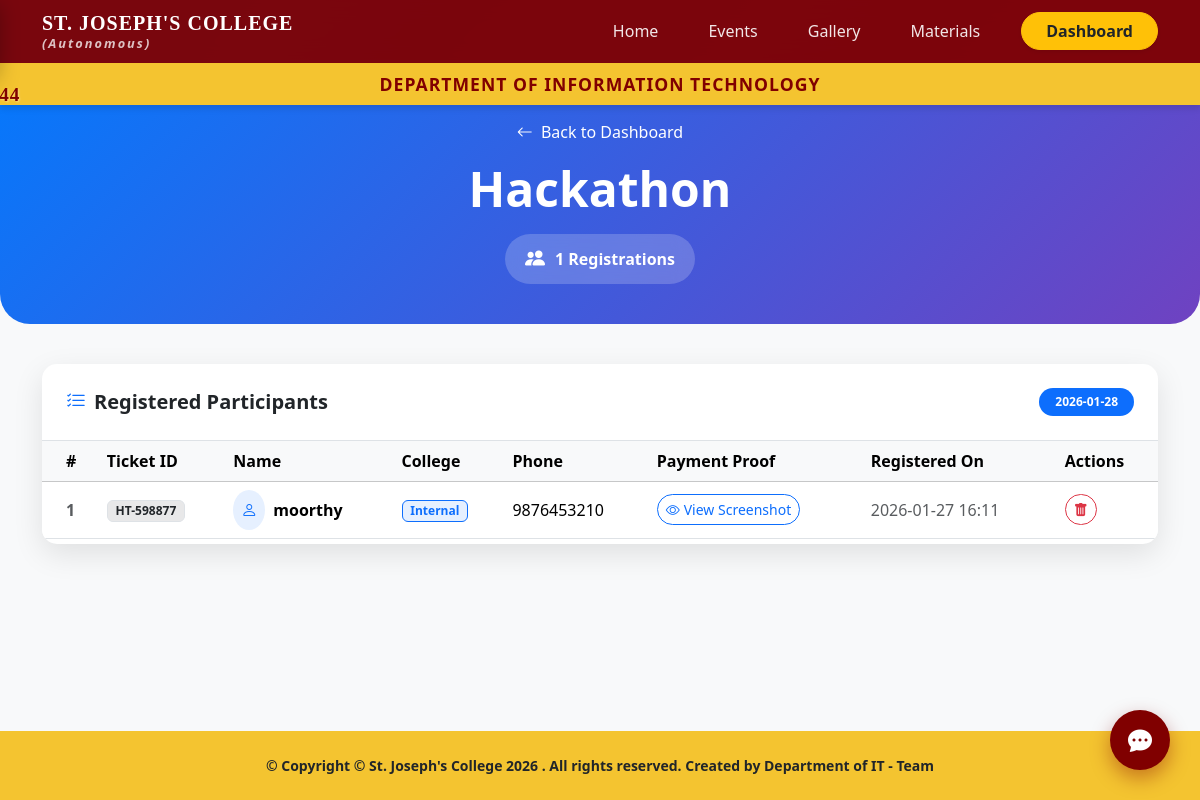
The app's page /event-registrations/1 (signed in) with its own data.
### tables this page shows
CREATE TABLE events (
                id INTEGER PRIMARY KEY AUTOINCREMENT,
                title TEXT NOT NULL,
                description TEXT,
                event_date TEXT NOT NULL,
                event_manager TEXT,
                contact_number TEXT,
                image_file TEXT,
                created_at TIMESTAMP DEFAULT CURRENT_TIMESTAMP
            );

CREATE TABLE hackathon_registrations (
            id INTEGER PRIMARY KEY AUTOINCREMENT,
            full_name TEXT NOT NULL,
            email TEXT NOT NULL,
            phone_number TEXT NOT NULL,
            college_name TEXT NOT NULL,
            payment_proof TEXT NOT NULL,
            registration_date TIMESTAMP DEFAULT CURRENT_TIMESTAMP
        , participation_type TEXT DEFAULT "Solo", ticket_id TEXT);

### app.py (the view)
@app.route('/event-registrations/<int:event_id>')
def view_event_registrations(event_id):
    if not session.get('admin'): return redirect(url_for('login'))
    conn = get_db_connection()
    event = conn.execute('SELECT * FROM events WHERE id = ?', (event_id,)).fetchone()
    registrations = conn.execute(
        'SELECT * FROM hackathon_registrations ORDER BY registration_date DESC'
    ).fetchall()
    conn.close()
    return render_template('event_registrations.html', event=event, registrations=registrations)

### app.py (called while the page is built)
def get_db_connection():
    conn = sqlite3.connect(DB_PATH)
    conn.row_factory = sqlite3.Row
    return conn

### templates/event_registrations.html (shortened to what this page needs)
{% extends "base.html" %}
{% block content %}
<div class="registrations-header text-center">
    <ul class="circles">
    </ul>
    <div class="container position-relative z-2">
        <a href="{{ url_for('dashboard') }}" class="text-white text-decoration-none mb-3 d-inline-block">
            <i class="bi bi-arrow-left me-1"></i> Back to Dashboard
        </a>
        <h1 class="display-5 fw-bold mb-3">{{ event.title }}</h1>
        <div class="stats-badge">
            <i class="bi bi-people-fill fs-5"></i>
            <span class="fw-bold">{{ registrations|length }} Registrations</span>
        </div>
    </div>
</div>
<div class="container pb-5">
    <div class="table-container">
        <div class="p-4 border-bottom d-flex justify-content-between align-items-center">
            <h5 class="mb-0 fw-bold">
                <i class="bi bi-list-check me-2 text-primary"></i>Registered Participants
            </h5>
            <span class="badge bg-primary rounded-pill px-3 py-2">
                {{ event.event_date }}
            </span>
        </div>
        {% if registrations %}
        <div class="table-responsive">
            <table class="table table-hover mb-0 align-middle text-nowrap">
                <thead class="table-light">
                    <tr>
                        <th class="ps-4">#</th>
                        <th>Ticket ID</th>
                        <th>Name</th>
                        <th>College</th>
                        <th>Phone</th>
                        <th>Payment Proof</th>
                        <th>Registered On</th>
                        <th>Actions</th>
                    </tr>
                </thead>
                <tbody>
                    {% for reg in registrations %}
                    <tr>
                        <td class="ps-4 fw-bold text-muted">{{ loop.index }}</td>
                        <td><span class="badge bg-dark bg-opacity-10 text-dark border">{{ reg.ticket_id or 'N/A'
                                }}</span></td>
                        <td>
                            <div class="d-flex align-items-center gap-2">
                                <div class="bg-primary bg-opacity-10 rounded-circle p-2">
                                    <i class="bi bi-person text-primary"></i>
                                </div>
                                <span class="fw-semibold">{{ reg.full_name }}</span>
                            </div>
                        </td>
                        <td>
                            {% if "St. Joseph" in reg.college_name %}
                            <span
                                class="badge bg-primary bg-opacity-10 text-primary border border-primary">Internal</span>
                            {% else %}
                            <span
                                class="badge bg-warning bg-opacity-10 text-warning border border-warning">External</span>
                            <div class="small fw-bold mt-1 text-wrap" style="max-width: 200px;">{{ reg.college_name }}
                            </div>
                            {% endif %}
                        </td>
                        <td>{{ reg.phone_number }}</td>
                        <td>
                            {% if reg.payment_proof %}
                            <div style="position: relative; z-index: 99;">
                                <a href="{{ url_for('serve_payment_proof', filename=reg.payment_proof) }}"
                                    target="_blank" class="btn btn-sm btn-outline-primary rounded-pill">
                                    <i class="bi bi-eye me-1"></i>View Screenshot
                                </a>
                            </div>
                            {% else %}
                            <span class="text-muted">No Proof</span>
                            {% endif %}
                        </td>
                        <td class="text-muted">{{ reg.registration_date[:16] }}</td>
                        <td>
                            <form action="{{ url_for('delete_registration', id=reg.id) }}" method="POST"
                                onsubmit="return confirm('Are you sure you want to delete this registration? This cannot be undone.');"
                                style="display: inline;">
                                <button type="submit" class="btn btn-sm btn-outline-danger rounded-pill"
                                    title="Delete Registration">
                                    <i class="bi bi-trash-fill"></i>
                                </button>
                            </form>
                        </td>
                    </tr>
                    {% endfor %}
                </tbody>
            </table>
        </div>
        {% else %}
        <div class="text-center py-5">
            <i class="bi bi-inbox fs-1 text-muted mb-3 d-block"></i>
            <h5 class="text-muted">No registrations yet</h5>
            <p class="text-muted mb-0">Share the event link to get more registrations!</p>
        </div>
        {% endif %}
    </div>
</div>
{% endblock %}

### templates/base.html (style rules this page uses)
:root { --bg-primary: #f8f9fa; --bg-secondary: #ffffff; --text-primary: #212529; --text-secondary: #6c757d; --card-bg: #ffffff; --card-shadow: rgba(0, 0, 0, 0.1); --border-color: #e9ecef; --footer-bg: #F4C430; --gradient-start: #007bff; --gradient-end: #6f42c1; }
html { overflow-x: hidden; width: 100%; }
body { font-family: 'Segoe UI', Tahoma, Geneva, Verdana, sans-serif; background-color: var(--bg-primary); color: var(--text-primary); display: flex; flex-direction: column; min-height: 100vh; transition: background-color 0.3s ease, color 0.3s ease; overflow-x: hidden; width: 100%; position: relative; }
.circles { position: absolute; top: 0; left: 0; width: 100%; height: 100%; overflow: hidden; z-index: 0; margin: 0; padding: 0; }

### templates/event_registrations.html (style rules this page uses)
.registrations-header { background: linear-gradient(135deg, var(--gradient-start, #2575fc) 0%, var(--gradient-end, #6a11cb) 100%); color: white; padding: 120px 0 40px 0; border-radius: 0 0 30px 30px; margin-bottom: 40px; position: relative; overflow: hidden; }
.stats-badge { display: inline-flex; align-items: center; gap: 10px; background: rgba(255, 255, 255, 0.2); padding: 10px 20px; border-radius: 50px; backdrop-filter: blur(10px); }
.table-container { background: var(--card-bg, white); border-radius: 15px; box-shadow: 0 10px 30px var(--card-shadow, rgba(0, 0, 0, 0.1)); overflow: hidden; }
.table-responsive { width: 100%; overflow-x: auto; -webkit-overflow-scrolling: touch; padding-bottom: 5px; }
.table { margin-bottom: 0; white-space: nowrap; }

### records on screen
events: title "Hackathon", event_date "2026-01-28"
hackathon_registrations: ticket "HT-598877", full_name "moorthy", shows "Internal", phone_number "9876453210", registration_date "2026-01-27 16:11"

### other values on screen
{{ registrations|length }} "1"
